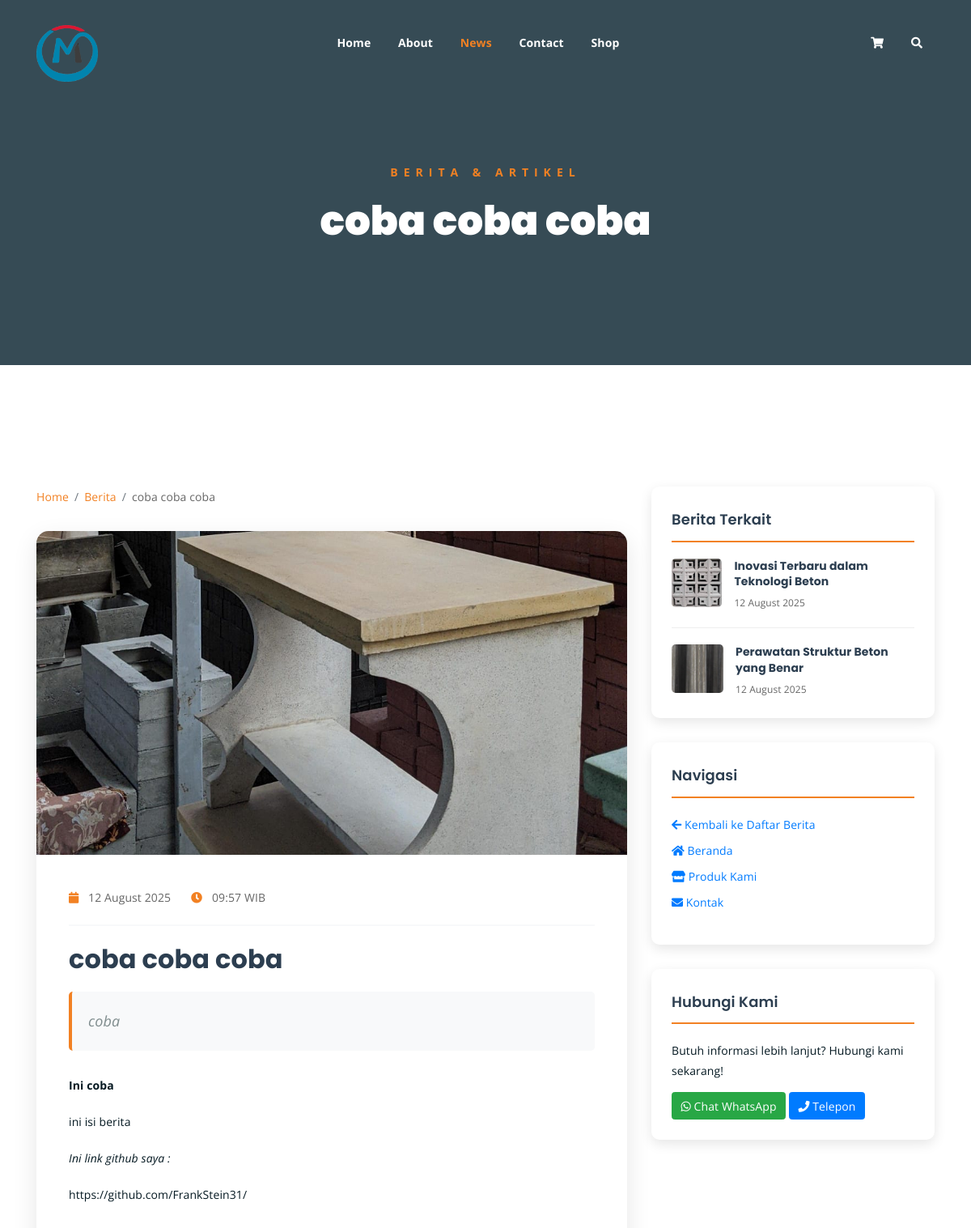
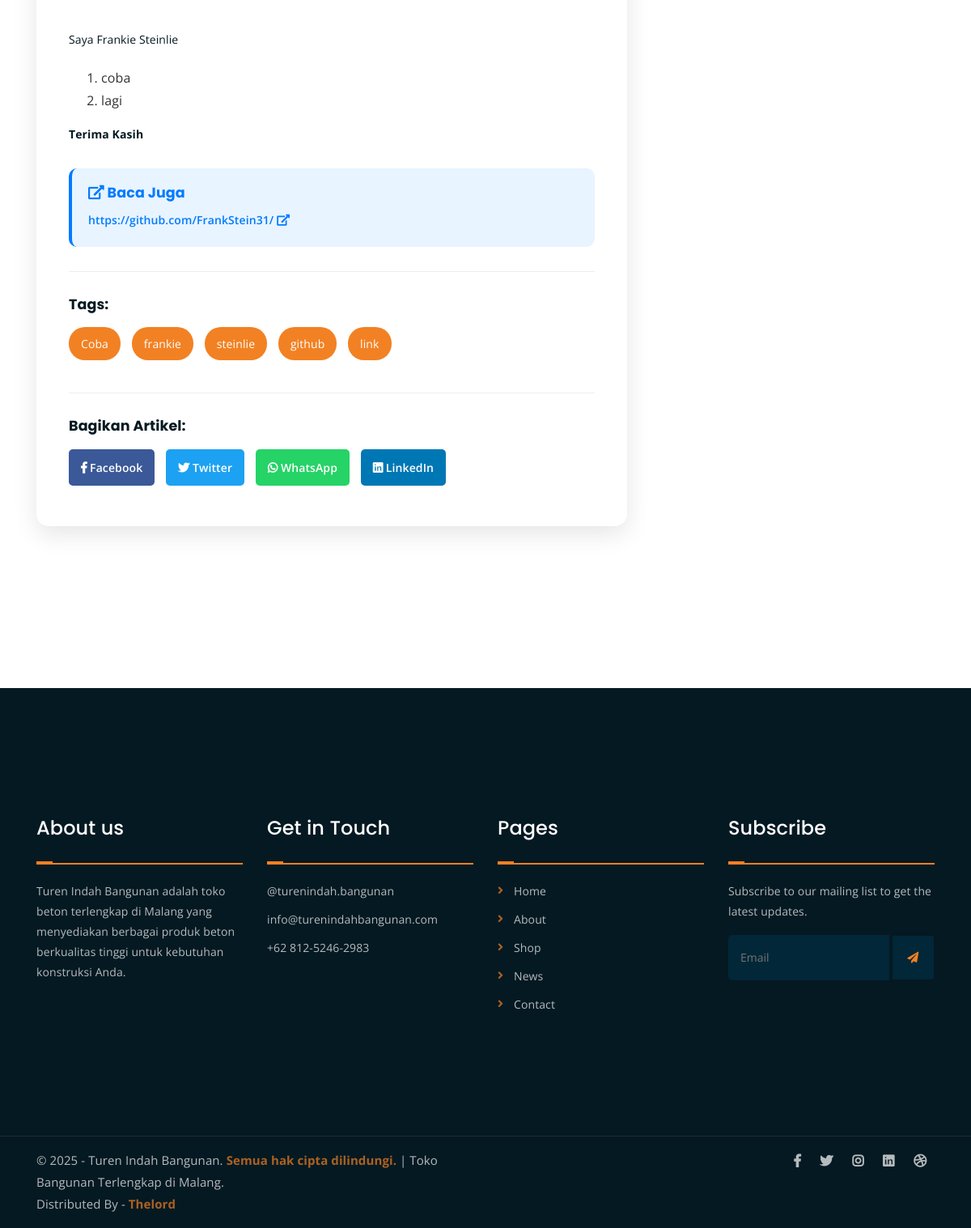
Page /single-news.php?slug=coba-coba-coba on the committed database (2 pictures, top to bottom).
### tables this page shows
CREATE TABLE `berita` (
  `id` int NOT NULL AUTO_INCREMENT,
  `judul` varchar(255) NOT NULL,
  `slug` varchar(255) NOT NULL,
  `deskripsi` text,
  `konten` longtext,
  `tags` varchar(500) DEFAULT NULL,
  `gambar` varchar(255) DEFAULT NULL,
  `link_website` varchar(500) DEFAULT NULL,
  `status` enum('aktif','nonaktif') DEFAULT 'aktif',
  `tanggal_publikasi` datetime DEFAULT CURRENT_TIMESTAMP,
  `created_at` timestamp NULL DEFAULT CURRENT_TIMESTAMP,
  `updated_at` timestamp NULL DEFAULT CURRENT_TIMESTAMP ON UPDATE CURRENT_TIMESTAMP,
  PRIMARY KEY (`id`),
  UNIQUE KEY `slug` (`slug`)
);

### includes/autoload.php (called while the page is built, shortened)
<?php
spl_autoload_register(function ($className) {
    $directories = [
        'classes/',
        'models/',
        'controllers/'
    ];
    foreach ($directories as $directory) {
        $file = __DIR__ . '/../' . $directory . $className . '.php';
        if (file_exists($file)) {
            return;
        }
    }
});
?>

### includes/init.php (called while the page is built, shortened)
<?php
require_once __DIR__ . '/../config/database.php';
require_once __DIR__ . '/autoload.php';
try {
    $database = new Database();
} catch (Exception $e) {
    die("Database connection failed: " . $e->getMessage());
}
$beritaModel = new BeritaModel($database);
?>

### models/BeritaModel.php (called while the page is built, shortened)
<?php
class BeritaModel {
    private $db;
    public function __construct($database) {
        $this->db = $database;
    }
    public function getBySlug($slug) {
        $sql = "SELECT b.*, DATE_FORMAT(b.tanggal_publikasi, '%d %M %Y') as tanggal_format
                FROM berita b WHERE b.slug = ? AND b.status = 'aktif'";
        return $this->db->fetch($sql, [$slug]);
    }
    public function getRecent($limit = 5, $excludeId = null) {
        $sql = "SELECT b.*, DATE_FORMAT(b.tanggal_publikasi, '%d %M %Y') as tanggal_format
                FROM berita b WHERE b.status = 'aktif'";
        $params = [];
        if ($excludeId) {
            $sql .= " AND b.id != ?";
            $params[] = $excludeId;
        }
        $sql .= " ORDER BY b.tanggal_publikasi DESC LIMIT ?";
        $params[] = $limit;
        return $this->db->fetchAll($sql, $params);
    }
}
?>

### classes/Database.php (called while the page is built, shortened)
<?php
class Database {
    private $host;
    private $username;
    private $password;
    private $database;
    private $connection;
    public function __construct() {
        $this->host = DB_HOST;
        $this->username = DB_USERNAME;
        $this->password = DB_PASSWORD;
        $this->database = DB_NAME;
    }
    private function connect() {
        try {
            $dsn = "mysql:host={$this->host};dbname={$this->database};charset=" . DB_CHARSET;
            $options = [
                PDO::ATTR_ERRMODE => PDO::ERRMODE_EXCEPTION,
                PDO::ATTR_DEFAULT_FETCH_MODE => PDO::FETCH_ASSOC,
                PDO::ATTR_EMULATE_PREPARES => false,
            ];
            $this->connection = new PDO($dsn, $this->username, $this->password, $options);
        } catch (PDOException $e) {
            die("Connection failed: " . $e->getMessage());
        }
    }
    public function query($sql, $params = []) {
        try {
            $stmt = $this->connection->prepare($sql);
            $stmt->execute($params);
            return $stmt;
        } catch (PDOException $e) {
            throw new Exception("Query failed: " . $e->getMessage());
        }
    }
    public function fetch($sql, $params = []) {
        $stmt = $this->query($sql, $params);
        return $stmt->fetch();
    }
    public function fetchAll($sql, $params = []) {
        $stmt = $this->query($sql, $params);
        return $stmt->fetchAll();
    }
}
?>

### single-news.php (the view, shortened to what this page needs)
<?php
require_once 'includes/init.php';
$slug = $_GET['slug'] ?? null;
try {
    $berita = $beritaModel->getBySlug($slug);
    $relatedNews = $beritaModel->getRecent(4, $berita['id']);
} catch (Exception $e) {
    header('Location: news.php');
    exit();
}
?>
<!DOCTYPE html>
<html lang="id">
<head>
	<link rel="stylesheet" href="assets/css/all.min.css">
	<link rel="stylesheet" href="assets/bootstrap/css/bootstrap.min.css">
	<link rel="stylesheet" href="assets/css/owl.carousel.css">
	<link rel="stylesheet" href="assets/css/magnific-popup.css">
	<link rel="stylesheet" href="assets/css/animate.css">
	<link rel="stylesheet" href="assets/css/meanmenu.min.css">
	<link rel="stylesheet" href="assets/css/main.css">
	<link rel="stylesheet" href="assets/css/responsive.css">
</head>
<body>
	<div class="top-header-area" id="sticker">
		<div class="container">
			<div class="row">
				<div class="col-lg-12 col-sm-12 text-center">
					<div class="main-menu-wrap">
						<div class="site-logo">
							<a href="<?= BASE_URL ?>">
								<img src="assets/img/logo1.png" alt="Logo" style="max-height: 70px; height: auto; width: auto;">
							</a>
						</div>
						<nav class="main-menu">
							<ul>
								<li><a href="index.php">Home</a>
								</li>
								<li><a href="about.php">About</a></li>
								<li class="current-list-item"><a href="news.php">News</a>
								</li>
								<li><a href="contact.php">Contact</a></li>
								<li><a href="shop.php">Shop</a>
								</li>
								<li>
									<div class="header-icons">
										<a class="shopping-cart" href="cart.php"><i class="fas fa-shopping-cart"></i></a>
										<a class="mobile-hide search-bar-icon" href="#"><i class="fas fa-search"></i></a>
									</div>
								</li>
							</ul>
						</nav>
					</div>
				</div>
			</div>
		</div>
	</div>
	<div class="breadcrumb-section breadcrumb-bg">
		<div class="container">
			<div class="row">
				<div class="col-lg-8 offset-lg-2 text-center">
					<div class="breadcrumb-text">
						<p>Berita & Artikel</p>
						<h1><?= htmlspecialchars($berita['judul']) ?></h1>
					</div>
				</div>
			</div>
		</div>
	</div>
	<div class="mt-150 mb-150">
		<div class="container">
			<div class="row">
				<div class="col-lg-8">
					<nav aria-label="breadcrumb">
						<ol class="breadcrumb breadcrumb-custom">
							<li class="breadcrumb-item"><a href="index.php">Home</a></li>
							<li class="breadcrumb-item"><a href="news.php">Berita</a></li>
							<li class="breadcrumb-item active"><?= htmlspecialchars($berita['judul']) ?></li>
						</ol>
					</nav>
					<div class="article-content">
						<?php if ($berita['gambar']): ?>
							<img src="<?= BERITA_IMG_URL . $berita['gambar'] ?>"
							     alt="<?= htmlspecialchars($berita['judul']) ?>"
							     class="article-image">
						<?php endif; ?>
						<div class="article-body">
							<div class="article-meta">
								<div class="meta-item">
									<i class="fas fa-calendar"></i>
									<?= $berita['tanggal_format'] ?>
								</div>
								<div class="meta-item">
									<i class="fas fa-clock"></i>
									<?= date('H:i', strtotime($berita['tanggal_publikasi'])) ?> WIB
								</div>
							</div>
							<h1 class="article-title"><?= htmlspecialchars($berita['judul']) ?></h1>
							<?php if ($berita['deskripsi']): ?>
								<div class="article-description">
									<?= htmlspecialchars($berita['deskripsi']) ?>
								</div>
							<?php endif; ?>
							<div class="article-text">
								<?= $berita['konten'] ?>
							</div>
							<?php if ($berita['link_website']): ?>
								<div class="article-link">
									<h5><i class="fas fa-external-link-alt"></i> Baca Juga</h5>
									<a href="<?= htmlspecialchars($berita['link_website']) ?>"
									   target="_blank" class="external-link">
										<?= htmlspecialchars($berita['link_website']) ?>
										<i class="fas fa-external-link-alt"></i>
									</a>
								</div>
							<?php endif; ?>
							<?php if ($berita['tags']): ?>
								<div class="article-tags">
									<h5>Tags:</h5>
									<?php
									$tags = explode(',', $berita['tags']);
									foreach ($tags as $tag):
									?>
										<a href="news.php?search=<?= urlencode(trim($tag)) ?>" class="article-tag">
											<?= trim(htmlspecialchars($tag)) ?>
										</a>
									<?php endforeach; ?>
								</div>
							<?php endif; ?>
							<div class="social-share">
								<h5>Bagikan Artikel:</h5>
								<a href="https://www.facebook.com/sharer/sharer.php?u=<?= urlencode(BASE_URL . 'single-news.php?slug=' . $berita['slug']) ?>"
								   target="_blank" class="share-btn share-facebook">
									<i class="fab fa-facebook-f"></i> Facebook
								</a>
								<a href="https://twitter.com/intent/tweet?url=<?= urlencode(BASE_URL . 'single-news.php?slug=' . $berita['slug']) ?>&text=<?= urlencode($berita['judul']) ?>"
								   target="_blank" class="share-btn share-twitter">
									<i class="fab fa-twitter"></i> Twitter
								</a>
								<a href="https://api.whatsapp.com/send?text=<?= urlencode($berita['judul'] . ' - ' . BASE_URL . 'single-news.php?slug=' . $berita['slug']) ?>"
								   target="_blank" class="share-btn share-whatsapp">
									<i class="fab fa-whatsapp"></i> WhatsApp
								</a>
								<a href="https://www.linkedin.com/sharing/share-offsite/?url=<?= urlencode(BASE_URL . 'single-news.php?slug=' . $berita['slug']) ?>"
								   target="_blank" class="share-btn share-linkedin">
									<i class="fab fa-linkedin"></i> LinkedIn
								</a>
							</div>
						</div>
					</div>
				</div>
				<div class="col-lg-4">
					<?php if (!empty($relatedNews)): ?>
						<div class="sidebar-widget">
							<h3 class="widget-title">Berita Terkait</h3>
							<?php foreach ($relatedNews as $related): ?>
								<div class="related-news-item">
									<div class="related-news-image">
										<?php if ($related['gambar']): ?>
											<img src="<?= BERITA_IMG_URL . $related['gambar'] ?>"
											     alt="<?= htmlspecialchars($related['judul']) ?>">
										<?php else: ?>
											<div class="d-flex align-items-center justify-content-center h-100 bg-light">
												<i class="fas fa-newspaper text-muted"></i>
											</div>
										<?php endif; ?>
									</div>
									<div class="related-news-content">
										<h6>
											<a href="single-news.php?slug=<?= $related['slug'] ?>">
												<?= htmlspecialchars($related['judul']) ?>
											</a>
										</h6>
										<div class="related-news-date"><?= $related['tanggal_format'] ?></div>
									</div>
								</div>
							<?php endforeach; ?>
						</div>
					<?php endif; ?>
					<div class="sidebar-widget">
						<h3 class="widget-title">Navigasi</h3>
						<ul class="list-unstyled">
							<li class="mb-2">
								<a href="news.php" class="text-decoration-none">
									<i class="fas fa-arrow-left"></i> Kembali ke Daftar Berita
								</a>
							</li>
							<li class="mb-2">
								<a href="index.php" class="text-decoration-none">
									<i class="fas fa-home"></i> Beranda
								</a>
							</li>
							<li class="mb-2">
								<a href="shop.php" class="text-decoration-none">
									<i class="fas fa-store"></i> Produk Kami
								</a>
							</li>
							<li class="mb-2">
								<a href="contact.php" class="text-decoration-none">
									<i class="fas fa-envelope"></i> Kontak
								</a>
							</li>
						</ul>
					</div>
					<div class="sidebar-widget">
						<h3 class="widget-title">Hubungi Kami</h3>
						<p class="mb-3">Butuh informasi lebih lanjut? Hubungi kami sekarang!</p>
						<div class="d-grid gap-2">
							<a href="https://api.whatsapp.com/send/?phone=6281252462983"
							   target="_blank" class="btn btn-success">
								<i class="fab fa-whatsapp"></i> Chat WhatsApp
							</a>
							<a href="tel:+6281252462983" class="btn btn-primary">
								<i class="fas fa-phone"></i> Telepon
							</a>
						</div>
					</div>
				</div>
			</div>
		</div>
	</div>
	<div class="footer-area">
		<div class="container">
			<div class="row">
				<div class="col-lg-3 col-md-6">
					<div class="footer-box about-widget">
						<h2 class="widget-title">About us</h2>
						<p>Turen Indah Bangunan adalah toko beton terlengkap di Malang yang menyediakan berbagai produk beton berkualitas tinggi untuk kebutuhan konstruksi Anda.</p>
					</div>
				</div>
				<div class="col-lg-3 col-md-6">
					<div class="footer-box get-in-touch">
						<h2 class="widget-title">Get in Touch</h2>
						<ul>
							<li><a href="https://www.instagram.com/turenindah.bangunan/">@turenindah.bangunan</a></li>
							<li><a href="mailto:info@turenindahbangunan.com">info@turenindahbangunan.com</a></li>
							<li><a href="https://api.whatsapp.com/send/?phone=6281252462983">+62 812-5246-2983</a></li>
						</ul>
					</div>
				</div>
				<div class="col-lg-3 col-md-6">
					<div class="footer-box pages">
						<h2 class="widget-title">Pages</h2>
						<ul>
							<li><a href="index.php">Home</a></li>
							<li><a href="about.php">About</a></li>
							<li><a href="shop.php">Shop</a></li>
							<li><a href="news.php">News</a></li>
							<li><a href="contact.php">Contact</a></li>
						</ul>
					</div>
				</div>
				<div class="col-lg-3 col-md-6">
					<div class="footer-box subscribe">
						<h2 class="widget-title">Subscribe</h2>
						<p>Subscribe to our mailing list to get the latest updates.</p>
						<form action="index.php">
							<input type="email" placeholder="Email">
							<button type="submit"><i class="fas fa-paper-plane"></i></button>
						</form>
					</div>
				</div>
			</div>
		</div>
	</div>
	<div class="copyright">
		<div class="container">
			<div class="row">
				<div class="col-lg-6 col-md-12">
					<p>&copy; 2025 - Turen Indah Bangunan. <a href="#">Semua hak cipta dilindungi.</a> | Toko Bangunan Terlengkap di Malang.<br>
						Distributed By - <a href="#">Thelord</a>
					</p>
				</div>
				<div class="col-lg-6 text-right col-md-12">
					<div class="social-icons">
						<ul>
							<li><a href="#" target="_blank"><i class="fab fa-facebook-f"></i></a></li>
							<li><a href="#" target="_blank"><i class="fab fa-twitter"></i></a></li>
							<li><a href="https://www.instagram.com/turenindah.bangunan/" target="_blank"><i class="fab fa-instagram"></i></a></li>
							<li><a href="#" target="_blank"><i class="fab fa-linkedin"></i></a></li>
							<li><a href="#" target="_blank"><i class="fab fa-dribbble"></i></a></li>
						</ul>
					</div>
				</div>
			</div>
		</div>
	</div>
</body>
</html>

### rows in the picture
berita: judul "coba coba coba", gambar (picture), tanggal_publikasi "09:57", deskripsi "coba", konten "Ini coba ini isi berita Ini link github saya : https://github.com/FrankStein31/ Saya Frankie Steinlie coba lagi Terima Kasih", link_website "https://github.com/FrankStein31/", tags "Coba", tags "frankie", tags "steinlie", tags "github", tags "link"
berita: gambar (picture), judul "Inovasi Terbaru dalam Teknologi Beton", tanggal_format "12 August 2025"
berita: gambar (picture), judul "Perawatan Struktur Beton yang Benar", tanggal_format "12 August 2025"

### other values in the picture
$berita['tanggal_format'] "12 August 2025"
